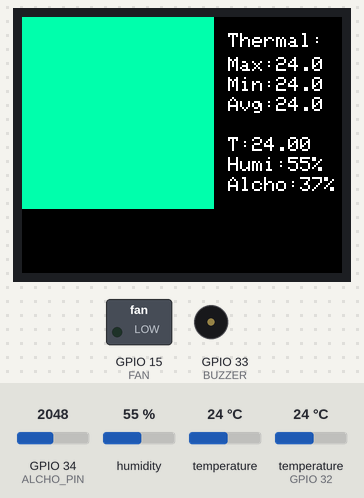
Recording of a sketch running on a simulated ESP32. Shown: 160×128 colour display, switched loads named in the sketch (green lamp = pin HIGH), buzzer (waves = sounding, pin HIGH). The test bench sets the inputs (shaded band); at power-on: temperature 24 °C, humidity 55 %, GPIO 34 (ALCHO_PIN) = 2048, temperature (sensor on GPIO 32) 24 °C. What the sketch prints to the serial monitor is not drawn.

Above: at 5.8 s.
5.9 s: temperature (sensor 0) set to 41 °C
At 7.5 s:
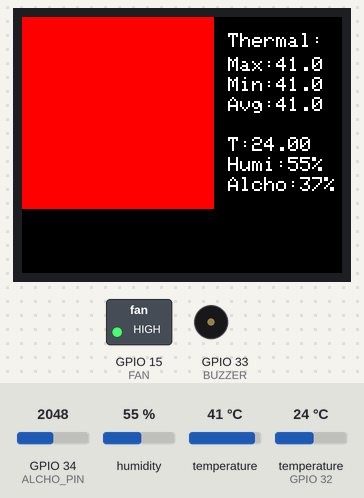
8.2 s: humidity set to 22 %
At 9.9 s:
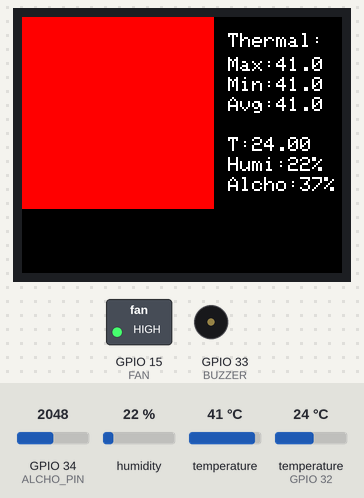
10.2 s: GPIO 34 (ALCHO_PIN) set to 2118
At 11.8 s:
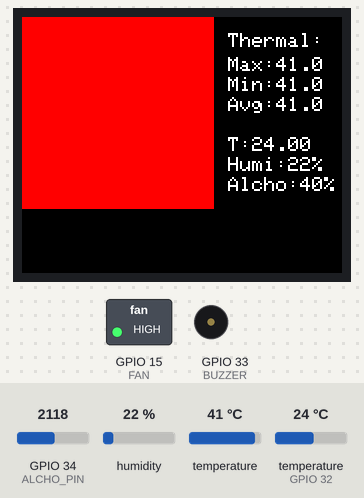
12.3 s: temperature (sensor 0) set to 12 °C
At 14.0 s:
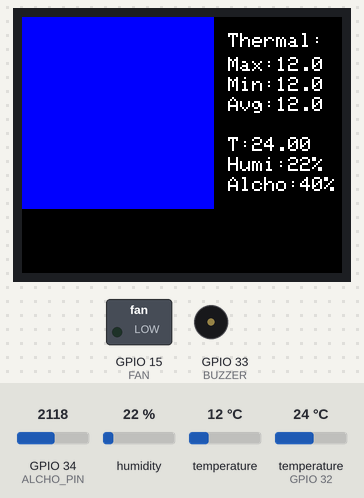
14.3 s: temperature (sensor 0) set to 28 °C
At 15.4 s:
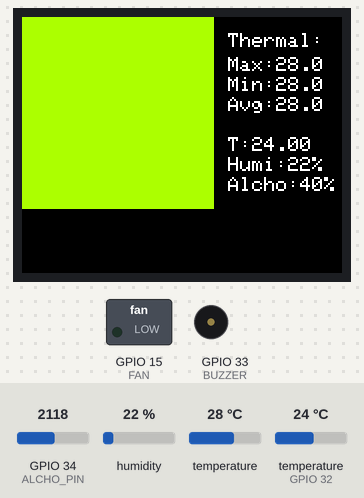
16.3 s: temperature (sensor 0) set to 33 °C
At 18.0 s:
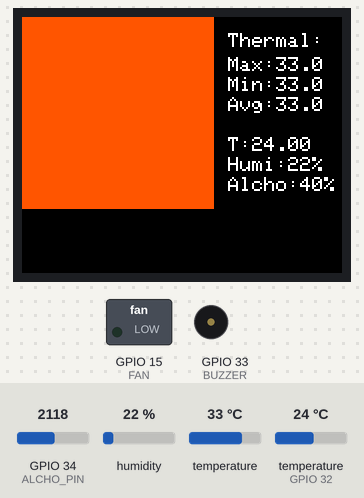
Timing chart, 0 to 19.4 s (numbered marks = the images above; inputs shaded):
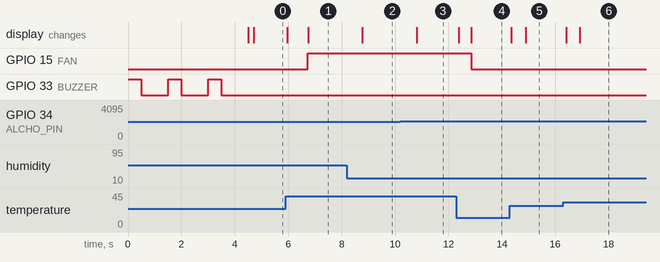

Measured:
- the behaviour switches between 2052 and 2053 on GPIO 34 (ALCHO_PIN) (found by bisection; images 2 and 3)
- after the input at 5.9 s, GPIO 15 (FAN): LOW → HIGH after 0.84 s; the display: first changes after 0.07 s (image 1 shows a later state)
- after the input at 8.2 s, the display: changes after 0.57 s (image 2)
- after the input at 10.2 s, the display: changes after 0.61 s (image 3)
- after the input at 12.3 s, GPIO 15 (FAN): HIGH → LOW after 0.56 s; the display: first changes after 0.09 s (image 4 shows a later state)
- after the input at 14.3 s, the display: first changes after 0.05 s (image 5 shows a later state)
- after the input at 16.3 s, the display: first changes after 0.11 s (image 6 shows a later state)

The sketch:

S-PC_ESP32_TFT_AMG8833_DHT11_MQ-3_with_Serial-Py_firmware_v1.ino
```cpp
#include <Wire.h>
#include <Adafruit_AMG88xx.h>
#include <Adafruit_GFX.h>
#include <Adafruit_ST7735.h>
#include <DHT.h>

#define BUZZER 33
#define DHTPIN 32
#define ALCHO_PIN 34
#define DHTTYPE DHT11
#define FAN 15

DHT dht(DHTPIN, DHTTYPE);
Adafruit_ST7735 tft = Adafruit_ST7735(13, 12, 14, 27, 0);
Adafruit_AMG88xx amg;

#define AMG88xx_PIXEL_ARRAY_SIZE 8
float pixels[AMG88xx_PIXEL_ARRAY_SIZE * AMG88xx_PIXEL_ARRAY_SIZE];

#define GRID_WIDTH  100
#define GRID_HEIGHT 100
#define GRID_X      0
#define GRID_Y      0

struct ReceivedData {
  int blink_counter;
  bool is_sleeping;
};


// Shared variables
int humidity, prevHumidity;
float temp2=0, prevTemp2=0;
int alcho, prevAlcho;
float prevMax, prevMin, prevAvg;

// Mutex for thread safety
SemaphoreHandle_t xMutex;

// Function to map temperature to color
uint16_t getColor(float val) {
  val = constrain(val, 20, 35);
  uint8_t r, g, b;

  if (val < 23) { r = 0; g = map(val, 20, 23, 0, 255); b = 255; }
  else if (val < 26) { r = 0; g = 255; b = map(val, 23, 26, 255, 0); }
  else if (val < 29) { r = map(val, 26, 29, 0, 255); g = 255; b = 0; }
  else { r = 255; g = map(val, 29, 35, 255, 0); b = 0; }

  return tft.color565(r, g, b);
}

// Task 1: Update thermal pixels on TFT
void Task_ThermalGrid(void *pvParameters) {
  while (1) {
    amg.readPixels(pixels);

    if (xSemaphoreTake(xMutex, portMAX_DELAY)) {
      int pixelSize = GRID_WIDTH / AMG88xx_PIXEL_ARRAY_SIZE;

      for (int y = 0; y < AMG88xx_PIXEL_ARRAY_SIZE; y++) {
        for (int x = 0; x < AMG88xx_PIXEL_ARRAY_SIZE; x++) {
          float temp = pixels[y * AMG88xx_PIXEL_ARRAY_SIZE + x];
          uint16_t color = getColor(temp);

          int x0 = GRID_X + x * pixelSize;
          int y0 = GRID_Y + y * pixelSize;

          tft.fillRect(x0, y0, pixelSize, pixelSize, color);
        }
      }
      xSemaphoreGive(xMutex);
    }

    vTaskDelay(pdMS_TO_TICKS(100));  // Update every 100ms
  }
}

// Task 2: Display sensor readings without blinking
void Task_DisplayValues(void *pvParameters) {
  while (1) {
    humidity = dht.readHumidity();
    temp2 = dht.readTemperature();
     if (Serial.available() >= sizeof(ReceivedData)) {
      ReceivedData data;
      Serial.readBytes((char*)&data, sizeof(ReceivedData));
      digitalWrite(BUZZER, data.is_sleeping);
     }


    alcho = map(analogRead(ALCHO_PIN), 800, 4095, 0, 100);
    float maxTemp = getMaxTemp();
    float minTemp = getMinTemp();
    float avgTemp = getAvgTemp();
    if(avgTemp >= 34) digitalWrite(FAN, HIGH);
    else digitalWrite(FAN, LOW);

    if (xSemaphoreTake(xMutex, portMAX_DELAY)) {
      tft.setTextSize(1);
      tft.setTextColor(ST77XX_WHITE, ST77XX_BLACK); // Background prevents blinking
      tft.setCursor(GRID_WIDTH + 3, 8);
      tft.print("Thermal:");
      // Only update if value changed
      if (prevMax != maxTemp) {
        tft.setCursor(GRID_WIDTH + 3, 10+10);
        tft.print("Max:"); tft.print(maxTemp, 1);
        //tft.print("Max:"); tft.print(0.00, 1);
        prevMax = maxTemp;
      }

      if (prevMin != minTemp) {
        tft.setCursor(GRID_WIDTH + 3, 20+10);
        tft.print("Min:"); tft.print(minTemp, 1);
        //tft.print("Min:"); tft.print(0.00, 1);

        prevMin = minTemp;
      }

      if (prevAvg != avgTemp) {
        tft.setCursor(GRID_WIDTH + 3, 30+10);
        tft.print("Avg:"); tft.print(avgTemp, 1);
        //tft.print("Avg:"); tft.print(0.00, 1);
        prevAvg = avgTemp;
      }

      if(prevTemp2 != temp2){
        tft.setCursor(GRID_WIDTH + 3, 45+15);
        tft.print("T:"); tft.print(temp2);
        //tft.write(0xB0);
        if(humidity < 10) tft.print(" ");
        prevTemp2 = temp2;
      }

      if (prevHumidity != humidity) {
        tft.setCursor(GRID_WIDTH + 3, 55+15);
        tft.print("Humi:"); tft.print(humidity); tft.print("% ");
        if(humidity < 10) tft.print(" ");
        prevHumidity = humidity;
      }

      if (prevAlcho != alcho) {
        tft.setCursor(GRID_WIDTH + 3, 65+15);
        tft.print("Alcho:"); tft.print(alcho);
        tft.print("%");
        if(alcho < 10) tft.print(" ");
        prevAlcho = alcho;
      }


      xSemaphoreGive(xMutex);
    }

    vTaskDelay(pdMS_TO_TICKS(1000));  // Update every 1s
  }
}

// Get max temperature
float getMaxTemp() {
  float maxTemp = pixels[0];
  for (int i = 1; i < AMG88xx_PIXEL_ARRAY_SIZE * AMG88xx_PIXEL_ARRAY_SIZE; i++) {
    if (pixels[i] > maxTemp) {
      maxTemp = pixels[i];
    }
  }
  return maxTemp;
}

// Get min temperature
float getMinTemp() {
  float minTemp = pixels[0];
  for (int i = 1; i < AMG88xx_PIXEL_ARRAY_SIZE * AMG88xx_PIXEL_ARRAY_SIZE; i++) {
    if (pixels[i] < minTemp) {
      minTemp = pixels[i];
    }
  }
  return minTemp;
}

// Get avg temperature
float getAvgTemp() {
  float sum = 0;
  for (int i = 0; i < AMG88xx_PIXEL_ARRAY_SIZE * AMG88xx_PIXEL_ARRAY_SIZE; i++) {
    sum += pixels[i];
  }
  return sum / (AMG88xx_PIXEL_ARRAY_SIZE * AMG88xx_PIXEL_ARRAY_SIZE);
}

void setup() {
  Serial.begin(9600);
  dht.begin();
  pinMode(ALCHO_PIN, INPUT);
  pinMode(FAN, OUTPUT);
  pinMode(BUZZER, OUTPUT);
  digitalWrite(BUZZER, HIGH);
  delay(500);
  digitalWrite(BUZZER, LOW);
  delay(1000);
  digitalWrite(BUZZER, HIGH);
  delay(500);
  digitalWrite(BUZZER, LOW);
  delay(1000);
  digitalWrite(BUZZER, HIGH);
  delay(500);
  digitalWrite(BUZZER, LOW);
  delay(1000);

  digitalWrite(FAN, LOW);


  tft.initR(INITR_BLACKTAB);
  tft.fillScreen(ST77XX_BLACK);
  tft.setRotation(1);

  if (!amg.begin()) {
    Serial.println("Could not find AMG88xx sensor!");
    while (1);
  }

  // Create Mutex
  xMutex = xSemaphoreCreateMutex();

  // Create Tasks
  xTaskCreatePinnedToCore(Task_ThermalGrid, "ThermalGrid", 4096, NULL, 1, NULL, 1);
  xTaskCreatePinnedToCore(Task_DisplayValues, "DisplayValues", 4096, NULL, 1, NULL, 1);

  Serial.println("Tasks Started!");
}

void loop() {
  vTaskDelay(portMAX_DELAY);  // Let FreeRTOS handle everything
}
```
